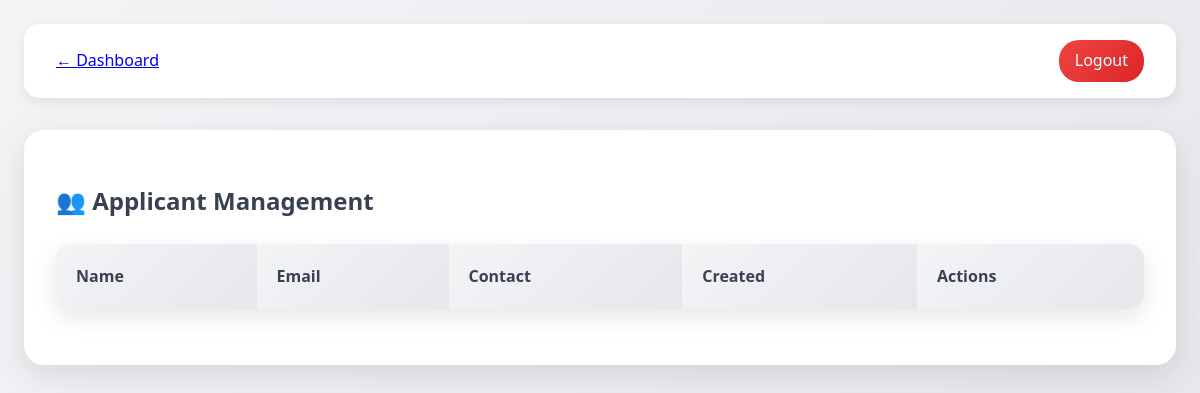
The app's page /btvlaci-portal/admin/admin_users.php (signed in), older data.
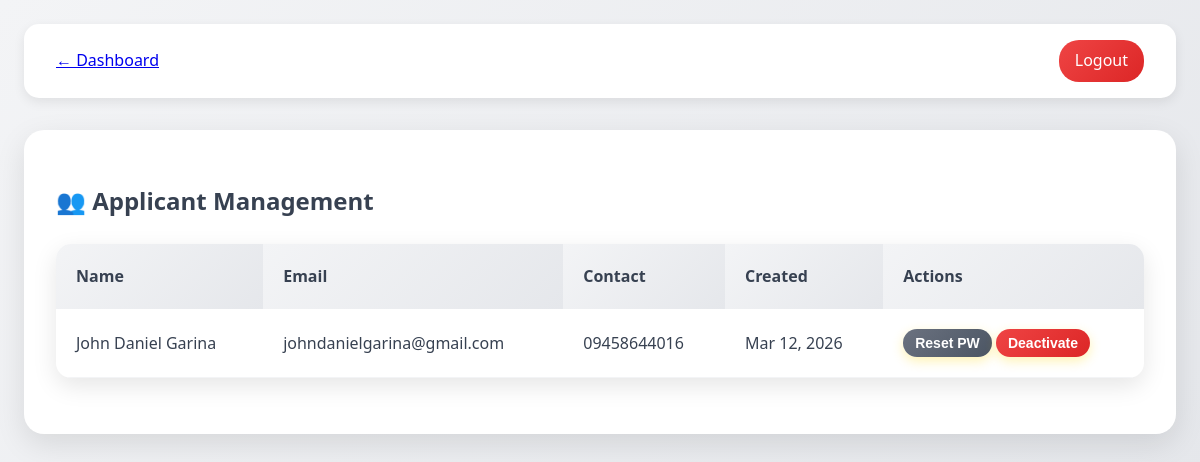
The same page, newer data.
### tables this page shows
CREATE TABLE applicants (
    id INTEGER PRIMARY KEY AUTOINCREMENT,
    name TEXT NOT NULL,
    email TEXT UNIQUE NOT NULL,
    password_hash TEXT NOT NULL,
    contact_number TEXT,
    role TEXT CHECK(role IN ('applicant','admin')) DEFAULT 'applicant',
    created_at DATETIME DEFAULT CURRENT_TIMESTAMP
);

### btvlaci-portal/admin/admin_users.php (the view, shortened to what this page needs)
<?php
$pdo = new PDO('sqlite:' . DB_PATH);
$users = $pdo->query('SELECT * FROM applicants WHERE role = \'applicant\' ORDER BY created_at DESC')->fetchAll();
?>
<!DOCTYPE html>
<html lang="en">
<head>
  <link rel="stylesheet" href="../assets/style.css">
</head>
<body>
  <div class="container">
    <nav class="nav">
      <a href="admin_dashboard.php">← Dashboard</a>
      <a href="../logout.php" class="logout">Logout</a>
    </nav>
    <div class="card">
      <h2>👥 Applicant Management</h2>
      <table>
        <thead>
          <tr>
            <th>Name</th>
            <th>Email</th>
            <th>Contact</th>
            <th>Created</th>
            <th>Actions</th>
          </tr>
        </thead>
        <tbody>
          <?php foreach ($users as $user): ?>
          <tr>
            <td><?= htmlspecialchars($user['name']) ?></td>
            <td><?= htmlspecialchars($user['email']) ?></td>
            <td><?= htmlspecialchars($user['contact_number']) ?></td>
            <td><?= date('M j, Y', strtotime($user['created_at'])) ?></td>
            <td>
              <form method="POST" style="display:inline;">
                <button type="submit" name="action" value="reset_password" class="btn btn-secondary" style="padding:0.375rem 0.75rem; font-size:0.875rem;">Reset PW</button>
                <button type="submit" name="action" value="deactivate" class="btn btn-danger" style="padding:0.375rem 0.75rem; font-size:0.875rem;">Deactivate</button>
              </form>
            </td>
          </tr>
          <?php endforeach; ?>
        </tbody>
      </table>
    </div>
  </div>
</body>
</html>

Row changes from the older to the newer data that the page shows:
added applicants: name "John Daniel Garina", email "johndanielgarina@gmail.com", contact_number "09458644016", created_at "Mar 12, 2026"
